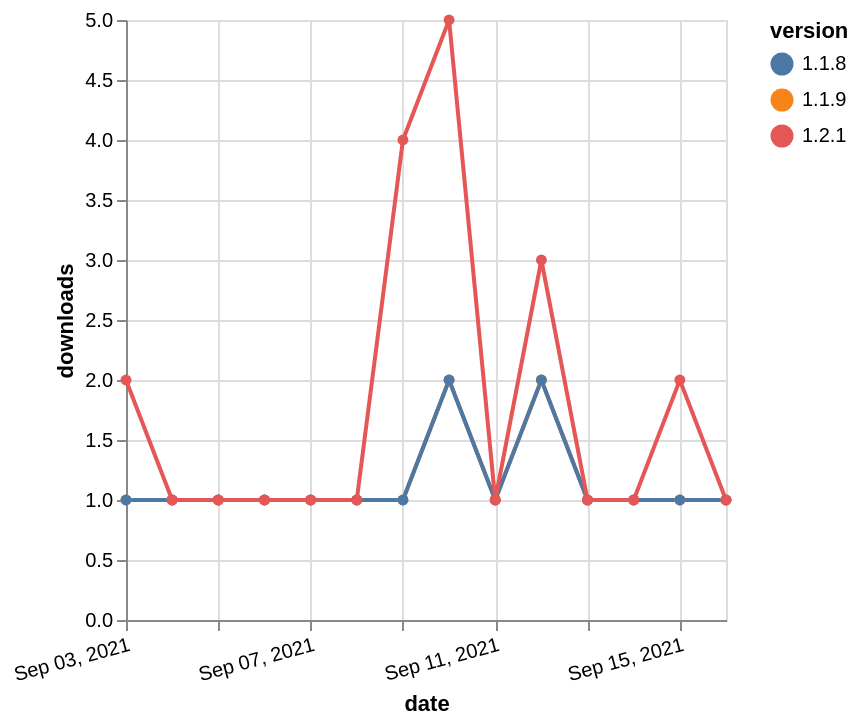

Describe this chart as a Vega-Lite specification.
### Vega-Lite specification from a JSON file in a GitHub repository (floating-point values rounded to 4 significant figures)
{"$schema": "https://vega.github.io/schema/vega-lite/v5.json", "description": "A simple bar chart with embedded data.", "data": {"values": [{"date": "2021-09-03", "total": 183, "delta": 1, "version": "1.1.9"}, {"date": "2021-09-04", "total": 184, "delta": 1, "version": "1.1.9"}, {"date": "2021-09-05", "total": 185, "delta": 1, "version": "1.1.9"}, {"date": "2021-09-06", "total": 186, "delta": 1, "version": "1.1.9"}, {"date": "2021-09-07", "total": 187, "delta": 1, "version": "1.1.9"}, {"date": "2021-09-08", "total": 188, "delta": 1, "version": "1.1.9"}, {"date": "2021-09-09", "total": 189, "delta": 1, "version": "1.1.9"}, {"date": "2021-09-10", "total": 191, "delta": 2, "version": "1.1.9"}, {"date": "2021-09-11", "total": 192, "delta": 1, "version": "1.1.9"}, {"date": "2021-09-12", "total": 194, "delta": 2, "version": "1.1.9"}, {"date": "2021-09-13", "total": 195, "delta": 1, "version": "1.1.9"}, {"date": "2021-09-14", "total": 196, "delta": 1, "version": "1.1.9"}, {"date": "2021-09-15", "total": 197, "delta": 1, "version": "1.1.9"}, {"date": "2021-09-16", "total": 198, "delta": 1, "version": "1.1.9"}, {"date": "2021-09-03", "total": 189, "delta": 1, "version": "1.1.8"}, {"date": "2021-09-04", "total": 190, "delta": 1, "version": "1.1.8"}, {"date": "2021-09-05", "total": 191, "delta": 1, "version": "1.1.8"}, {"date": "2021-09-06", "total": 192, "delta": 1, "version": "1.1.8"}, {"date": "2021-09-07", "total": 193, "delta": 1, "version": "1.1.8"}, {"date": "2021-09-08", "total": 194, "delta": 1, "version": "1.1.8"}, {"date": "2021-09-09", "total": 195, "delta": 1, "version": "1.1.8"}, {"date": "2021-09-10", "total": 197, "delta": 2, "version": "1.1.8"}, {"date": "2021-09-11", "total": 198, "delta": 1, "version": "1.1.8"}, {"date": "2021-09-12", "total": 200, "delta": 2, "version": "1.1.8"}, {"date": "2021-09-13", "total": 201, "delta": 1, "version": "1.1.8"}, {"date": "2021-09-14", "total": 202, "delta": 1, "version": "1.1.8"}, {"date": "2021-09-15", "total": 203, "delta": 1, "version": "1.1.8"}, {"date": "2021-09-16", "total": 204, "delta": 1, "version": "1.1.8"}, {"date": "2021-09-03", "total": 313, "delta": 2, "version": "1.2.1"}, {"date": "2021-09-04", "total": 314, "delta": 1, "version": "1.2.1"}, {"date": "2021-09-05", "total": 315, "delta": 1, "version": "1.2.1"}, {"date": "2021-09-06", "total": 316, "delta": 1, "version": "1.2.1"}, {"date": "2021-09-07", "total": 317, "delta": 1, "version": "1.2.1"}, {"date": "2021-09-08", "total": 318, "delta": 1, "version": "1.2.1"}, {"date": "2021-09-09", "total": 322, "delta": 4, "version": "1.2.1"}, {"date": "2021-09-10", "total": 327, "delta": 5, "version": "1.2.1"}, {"date": "2021-09-11", "total": 328, "delta": 1, "version": "1.2.1"}, {"date": "2021-09-12", "total": 331, "delta": 3, "version": "1.2.1"}, {"date": "2021-09-13", "total": 332, "delta": 1, "version": "1.2.1"}, {"date": "2021-09-14", "total": 333, "delta": 1, "version": "1.2.1"}, {"date": "2021-09-15", "total": 335, "delta": 2, "version": "1.2.1"}, {"date": "2021-09-16", "total": 336, "delta": 1, "version": "1.2.1"}]}, "width": "container", "mark": {"type": "line", "point": {"filled": true}}, "encoding": {"x": {"field": "date", "type": "temporal", "timeUnit": "yearmonthdate", "title": "date", "axis": {"labelAngle": -15}}, "y": {"field": "delta", "type": "quantitative", "title": "downloads"}, "color": {"field": "version", "type": "nominal"}, "tooltip": {"field": "delta"}}}
